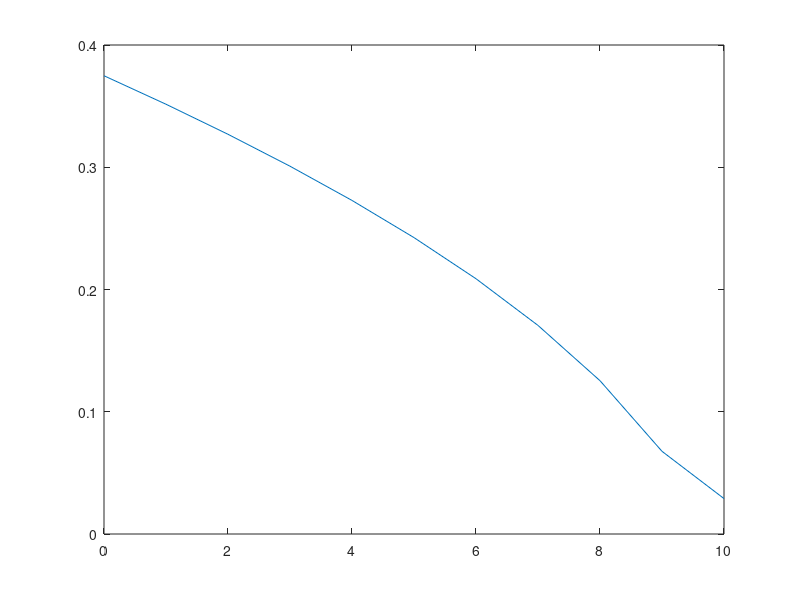

Write the MATLAB code that produced this figure.
% ELEC4700 Assignment 2: Finite Difference Method

% Initialization

clear all;
close all;
clc;
set(0,'DefaultFigureWindowStyle','docked');

% Solving V=V0 @ x=0 and V=0 @ x=L in region LxW
% Implement funtion 'pbaspect' to fix Z aspect ratio

L = 90;
W = 2/3 * L;
V0 = 1;

nx = L;
ny = W;
G = sparse(nx*ny);
%V = sparse(nx,ny);
F = sparse(1,nx*ny);


Acond = 1;              % background conductivity of region, low resistance
Bcond = 1e-2;           % Conductivity of boxes, highly resistive
BN = 0:1:10;                % Changing bottleneck
cMap = zeros(nx,ny);
Lb = 20;
Wb = 20;
for k = 1:length(BN)
    for u = 1:nx
        for v = 1:ny
            if (u >= 35 && u <= 55)
                if v >= 0 && v <= (20+BN(k))
                    cMap(u,v) = Bcond;
                elseif v >= (40-BN(k)) && v <= 60
                    cMap(u,v) = Bcond;
                else
                    cMap(u,v) = Acond;
                end
            else
                cMap(u,v) = Acond;
            end
        end
    end





    for i = 1:nx                %Iteration through length
        for j = 1:ny            %Iteration through width
            n = j + (i-1)*ny;

            if i == 1          % x=0 BCs
                G(n,:) = 0;
                G(n,n) = 1;
                F(n) = 1;
            elseif i == nx     % x=1 BCs
                G(n,:) = 0;
                G(n,n) = 1;
                F(n) = 0;       %F(n)=0 sets z at final width to 0

                % COMMENT BELOW FOR 1a
                %F(n) = 1;       %F(n)=1 sets z at final width to 1

            elseif j == 1                 % y=0 BCs
                nxm = j + (i-2)*ny;
                nxp = j + (i)*ny;
                nyp = j+1 + (i-1)*ny;

                rxm = (cMap(i,j) + cMap(i-1,j))/2;
                rxp = (cMap(i,j) + cMap(i+1,j))/2;
                ryp = (cMap(i,j) + cMap(i,j+1))/2;

                G(n,n) = -(rxm+rxp+ryp);
                G(n,nxm) = rxm;
                G(n,nxp) = rxp;
                G(n,nyp) = ryp;

            elseif j == ny                % y=1 BCs
                nxm = j + (i-2)*ny;
                nxp = j + (i)*ny;
                nym = j-1 + (i-1)*ny;

                rxm = (cMap(i,j) + cMap(i-1,j))/2;
                rxp = (cMap(i,j) + cMap(i+1,j))/2;
                rym = (cMap(i,j) + cMap(i,j-1))/2;

                G(n,n) = -(rxm+rxp+rym);
                G(n,nxm) = rxm;
                G(n,nxp) = rxp;
                G(n,nym) = rym;


                % COMMENT ABOVE FOR 1a

            else
                nxm = j + (i-2)*ny;
                nxp = j + (i)*ny;
                nym = j-1 + (i-1)*ny;
                nyp = j+1 + (i-1)*ny;

                rxm = (cMap(i,j) + cMap(i-1,j))/2;
                rxp = (cMap(i,j) + cMap(i+1,j))/2;
                rym = (cMap(i,j) + cMap(i,j-1))/2;
                ryp = (cMap(i,j) + cMap(i,j+1))/2;

                G(n,n) = -(rxm+rxp+rym+ryp);
                G(n,nxm) = rxm;
                G(n,nxp) = rxp;
                G(n,nym) = rym;
                G(n,nyp) = ryp;
            end

        end
    end
    % figure(1)
    % spy(G)

    V = G\F';

    Vmap = zeros(nx,ny);
    for i = 1:nx
        for j = 1:ny
            n = j + (i-1)*ny;
            Vmap(i,j) = V(n);
        end
    end


    for i = 1:nx
        for j = 1:ny
            if i == 1
                Ex(i, j) = (Vmap(i + 1, j) - Vmap(i, j));
            elseif i == nx
                Ex(i, j) = (Vmap(i, j) - Vmap(i - 1, j));
            else
                Ex(i, j) = (Vmap(i + 1, j) - Vmap(i - 1, j)) * 0.5;
            end
            if j == 1
                Ey(i, j) = (Vmap(i, j + 1) - Vmap(i, j));
            elseif j == ny
                Ey(i, j) = (Vmap(i, j) - Vmap(i, j - 1));
            else
                Ey(i, j) = (Vmap(i, j + 1) - Vmap(i, j - 1)) * 0.5;
            end
        end
    end

    Ex = -Ex;
    Ey = -Ey;

    eFlowx = cMap .* Ex;        %Jx
    eFlowy = cMap .* Ey;        %Jy


    C0 = sum(eFlowx(1, :));
    Cnx = sum(eFlowx(nx, :));
    Curr(k) = (C0 + Cnx) * 0.5;
end

plot(BN,Curr)